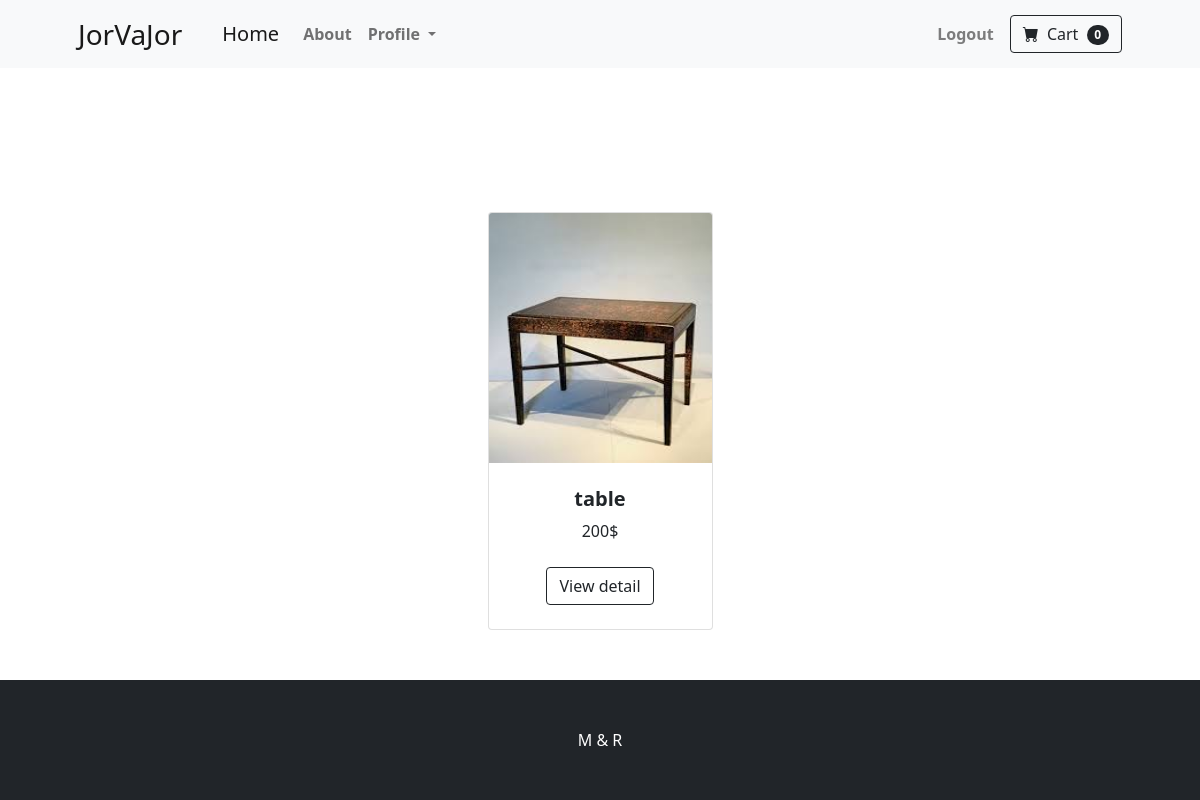
Page /1 (signed in) on the committed database.
### home/models.py (models this page shows, shortened)
class Product(models.Model):
    user = models.ForeignKey(User, related_name='products', on_delete=models.CASCADE)
    category = models.ManyToManyField(Category, related_name='products')
    name = models.CharField(max_length=200)
    slug = models.SlugField(max_length=200, unique=True)
    image = models.ImageField(blank=True, null=True, upload_to='image/')
    description = RichTextField()
    price = models.IntegerField()
    available = models.BooleanField(default=True)
    created_time = models.DateTimeField(auto_now_add=True)
    updated_time = models.DateTimeField(auto_now=True)
    class Meta:
        ordering = ('name',)

### home/views.py (the view)
# urls.py: path('<int:pk>', MyPostsView.as_view(), name='my_post'),
class MyPostsView(LoginRequiredMixin, View):
    def get(self, request, pk):
        products = Product.objects.filter(user=request.user)
        return render(request, 'home/my_posts.html', {'products': products})

### home/templates/home/my_posts.html
{% extends 'index.html' %}
{% block content %}
     <section class="py-5">
            <div class="container px-4 px-lg-5 mt-5">
                <div class="row gx-4 gx-lg-5 row-cols-2 row-cols-md-3 row-cols-xl-4 justify-content-center">
                    {% for product in products %}
                    <div class="col mb-5">
                        <div class="card h-100">
                            {% if product.image %}
                            <img class="card-img-top" src="{{ product.image.url }}" alt="..." height="250"/>
                            {% endif %}
                            <div class="card-body p-4">
                                <div class="text-center">
                                    <h5 class="fw-bolder">{{ product.name }}</h5>
                                   {{ product.price }}$
                                </div>
                            </div>
                            <div class="card-footer p-4 pt-0 border-top-0 bg-transparent">
                                <div class="text-center"><a class="btn btn-outline-dark mt-auto" href="#">View detail</a></div>
                            </div>
                        </div>
                    </div>
                    {% endfor %}
                </div>
            </div>
     </section>
{% endblock %}

### rows in the picture
Product: image (picture), name "table", price "200"
